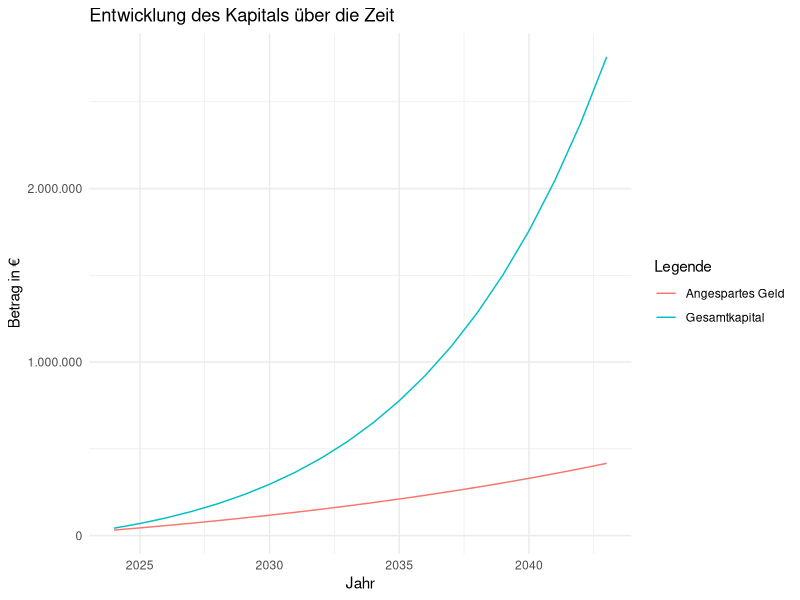
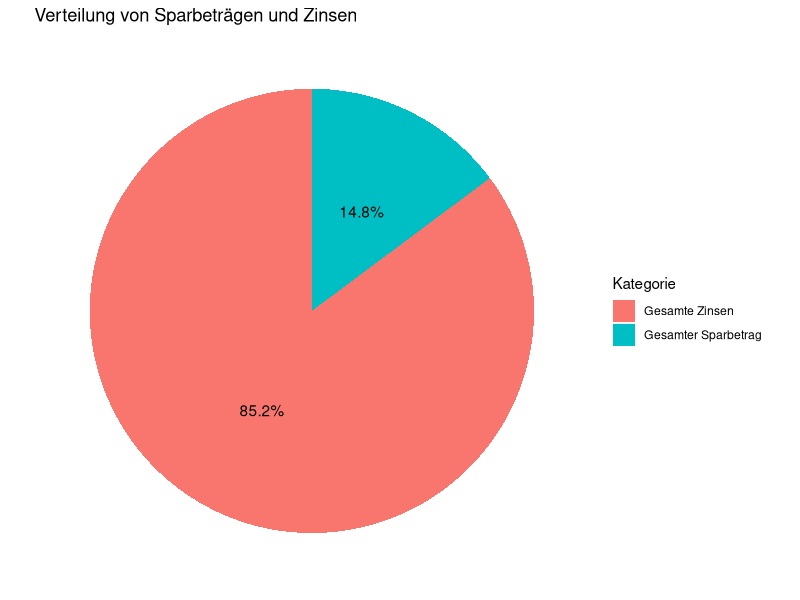
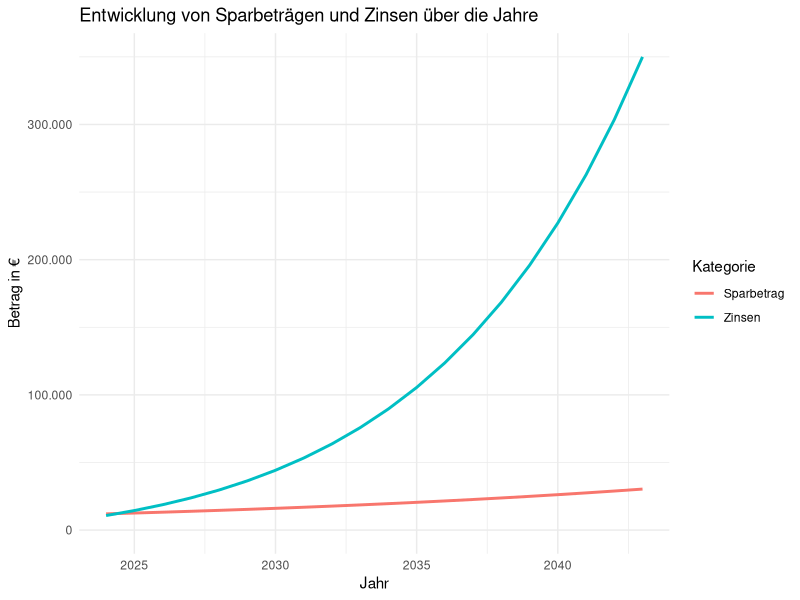
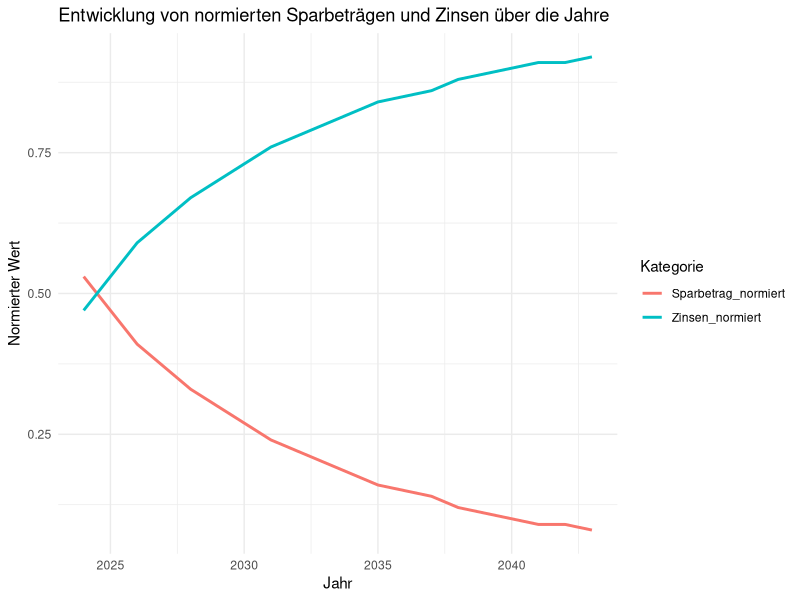
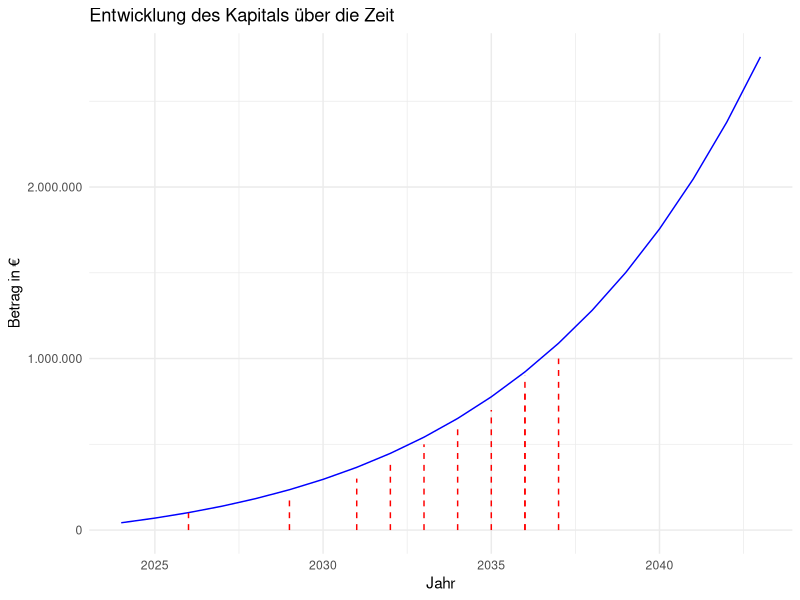

These charts were generated, in order, by the following R code:
# Bibliotheken laden
library(lubridate)
library(tibble)
library(ggplot2)

# Eingangsparameter
start_datum <- ymd("2024-01-01")
anfangskapital <- 20000
sparrate <- 1000
sparintervall <- "monatlich"  # oder "jährlich"
dynamik <- 0.05  # 5% als Dezimalzahl
zinssatz <- 0.125  # 3% als Dezimalzahl
Dauer <- 20  # in Jahren
Aussetzen_des_Sparbetrags <- NA  # Optionaler Wert
Zielwert <- NA  # Optionaler Wert

# Tabelle erstellen
ergebnisse <- tibble(
  Jahr = year(start_datum) + 0:(Dauer - 1),
  Kapital_Beginn = NA_real_,
  Sparbetrag = NA_real_,
  Zinsen = NA_real_,
  Angespartes_Kapital = NA_real_,
  Wachstum = NA_real_,
  Sparbetrag_normiert = NA_real_,
  Zinsen_normiert = NA_real_,
  Kapital_Ende = NA_real_
)

kumulierter_sparbetrag <- 0

for (i in 1:Dauer) {
  if (i == 1) {
    kapital_beginn <- anfangskapital
  } else {
    kapital_beginn <- ergebnisse$Kapital_Ende[i - 1]
  }
  
  if (!is.na(Aussetzen_des_Sparbetrags) && i > Aussetzen_des_Sparbetrags && Aussetzen_des_Sparbetrags < Dauer) {
    sparbetrag <- 0
  } else {
    if (sparintervall == "monatlich") {
      sparbetrag <- sparrate * (1 + dynamik)^(i - 1) * 12
    } else {
      sparbetrag <- sparrate * (1 + dynamik)^(i - 1)
    }
  }
  
  if (sparintervall == "monatlich") {
    monatlicher_zinssatz <- zinssatz / 12
    zinsen <- sum(sapply(1:12, function(m) (kapital_beginn + (m - 1) * sparbetrag * (1 + dynamik)^(i - 1)) * monatlicher_zinssatz))
  } else {
    zinsen <- kapital_beginn * zinssatz
  }
  
  kumulierter_sparbetrag <- kumulierter_sparbetrag + sparbetrag
  angespartes_kapital <- anfangskapital + kumulierter_sparbetrag
  wachstum <- sparbetrag + zinsen
  sparbetrag_normiert <- sparbetrag / wachstum
  zinsen_normiert <- zinsen / wachstum
  kapital_ende <- kapital_beginn + wachstum
  
  ergebnisse$Kapital_Beginn[i] <- round(kapital_beginn, 2)
  ergebnisse$Sparbetrag[i] <- round(sparbetrag, 2)
  ergebnisse$Zinsen[i] <- round(zinsen, 2)
  ergebnisse$Angespartes_Kapital[i] <- round(angespartes_kapital, 2)
  ergebnisse$Wachstum[i] <- round(wachstum, 2)
  ergebnisse$Sparbetrag_normiert[i] <- round(sparbetrag_normiert, 2)
  ergebnisse$Zinsen_normiert[i] <- round(zinsen_normiert, 2)
  ergebnisse$Kapital_Ende[i] <- round(kapital_ende, 2)
}

# Summenzeile hinzufügen
ergebnisse <- rbind(ergebnisse, c(NA, NA, round(sum(ergebnisse$Sparbetrag), 2), round(sum(ergebnisse$Zinsen), 2), NA, NA, NA, NA, round(ergebnisse$Kapital_Ende[Dauer], 2)))

# Diagramm erstellen
ggplot(ergebnisse, aes(x = Jahr)) +
  geom_line(aes(y = Kapital_Ende, color = "Gesamtkapital")) +
  geom_line(aes(y = Angespartes_Kapital, color = "Angespartes Geld")) +
  labs(title = "Entwicklung des Kapitals über die Zeit", x = "Jahr", y = "Betrag in €", color = "Legende") +
  scale_y_continuous(labels = scales::comma_format(big.mark = ".", decimal.mark = ",")) +
  theme_minimal()

# Daten für den Pie-Chart berechnen
gesamter_sparbetrag <- sum(ergebnisse$Sparbetrag) + anfangskapital
gesamte_zinsen <- sum(ergebnisse$Zinsen)
gesamt <- gesamter_sparbetrag + gesamte_zinsen

# Daten für den Pie-Chart erstellen
pie_data <- data.frame(
  Kategorie = c("Gesamter Sparbetrag", "Gesamte Zinsen"),
  Wert = c(gesamter_sparbetrag, gesamte_zinsen)
)

# Pie-Chart erstellen
ggplot(pie_data, aes(x = "", y = Wert, fill = Kategorie)) +
  geom_bar(width = 1, stat = "identity") +
  coord_polar("y", start = 0) +
  geom_text(aes(label = paste0(round(Wert / gesamt * 100, 1), "%")), position = position_stack(vjust = 0.5)) +
  labs(title = "Verteilung von Sparbeträgen und Zinsen", fill = "Kategorie") +
  theme_minimal() +
  theme(
    axis.title.x = element_blank(),
    axis.title.y = element_blank(),
    axis.text.x = element_blank(),
    axis.text.y = element_blank(),
    axis.ticks = element_blank(),
    panel.grid = element_blank(),
    panel.border = element_blank()
  )

# Diagramm erstellen
# Höchsten Werte für Sparbetrag und Zinsen ermitteln
max_sparbetrag <- max(ergebnisse$Sparbetrag[-nrow(ergebnisse)], na.rm = TRUE)
max_zinsen <- max(ergebnisse$Zinsen[-nrow(ergebnisse)], na.rm = TRUE)
y_max <- max(max_sparbetrag, max_zinsen)

# Diagramm erstellen
ggplot(ergebnisse, aes(x = Jahr)) +
  geom_line(aes(y = Sparbetrag, color = "Sparbetrag"), size = 1) +
  geom_line(aes(y = Zinsen, color = "Zinsen"), size = 1) +
  labs(
    title = "Entwicklung von Sparbeträgen und Zinsen über die Jahre",
    x = "Jahr",
    y = "Betrag in €",
    color = "Kategorie"
  ) +
  scale_y_continuous(limits = c(0, y_max), labels = scales::comma_format(big.mark = ".", decimal.mark = ",")) +
  theme_minimal()

# Diagramm erstellen
ggplot(ergebnisse, aes(x = Jahr)) +
  geom_line(aes(y = Sparbetrag_normiert, color = "Sparbetrag_normiert"), size = 1) +
  geom_line(aes(y = Zinsen_normiert, color = "Zinsen_normiert"), size = 1) +
  labs(
    title = "Entwicklung von normierten Sparbeträgen und Zinsen über die Jahre",
    x = "Jahr",
    y = "Normierter Wert",
    color = "Kategorie"
  ) +
  theme_minimal()

# Diagramm erstellen
# Bestimmen Sie die Jahre, in denen die Linie Kapital_Ende die Schwellenwerte erreicht
thresholds <- seq(100000, 1000000, by = 100000)
years_at_threshold <- numeric(length(thresholds))

for (i in 1:length(thresholds)) {
  years_at_threshold[i] <- min(ergebnisse$Jahr[ergebnisse$Kapital_Ende >= thresholds[i]], na.rm = TRUE)
}

# Erstellen Sie ein Dataframe für die Segmente
segment_data <- data.frame(
  x = rep(min(ergebnisse$Jahr), length(thresholds)),
  xend = years_at_threshold,
  y = thresholds,
  yend = thresholds
)

# Diagramm erstellen
ggplot(ergebnisse, aes(x = Jahr, y = Kapital_Ende)) +
  geom_line(color = "blue") +
  geom_segment(data = segment_data, aes(x = x, xend = xend, y = y, yend = yend), linetype = "dashed", color = "red") +
  geom_segment(data = segment_data, aes(x = xend, xend = xend, y = 0, yend = y), linetype = "dashed", color = "red") +
  labs(title = "Entwicklung des Kapitals über die Zeit", x = "Jahr", y = "Betrag in €") +
  scale_y_continuous(labels = scales::comma_format(big.mark = ".", decimal.mark = ",")) +
  theme_minimal()